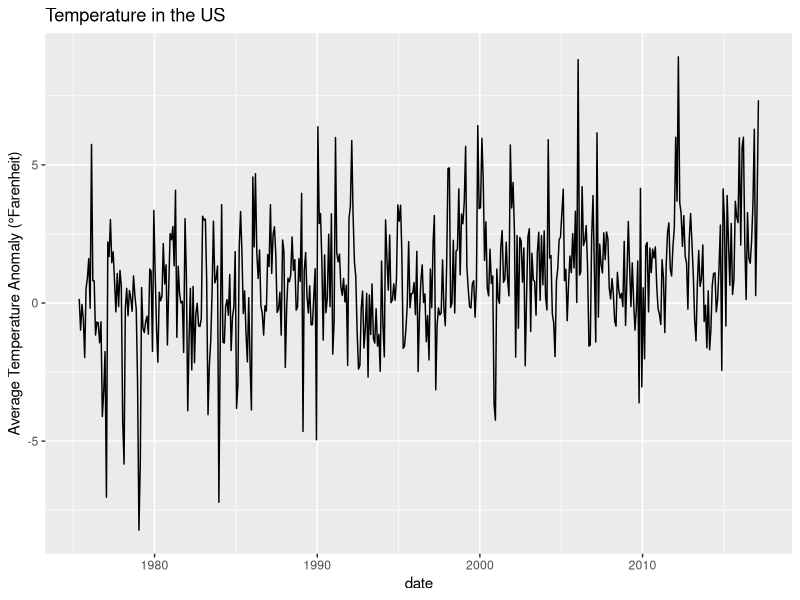
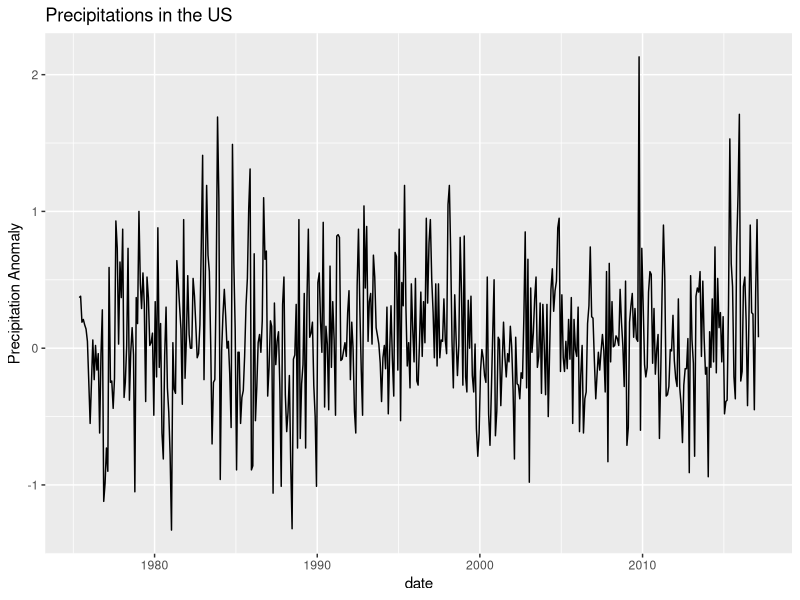
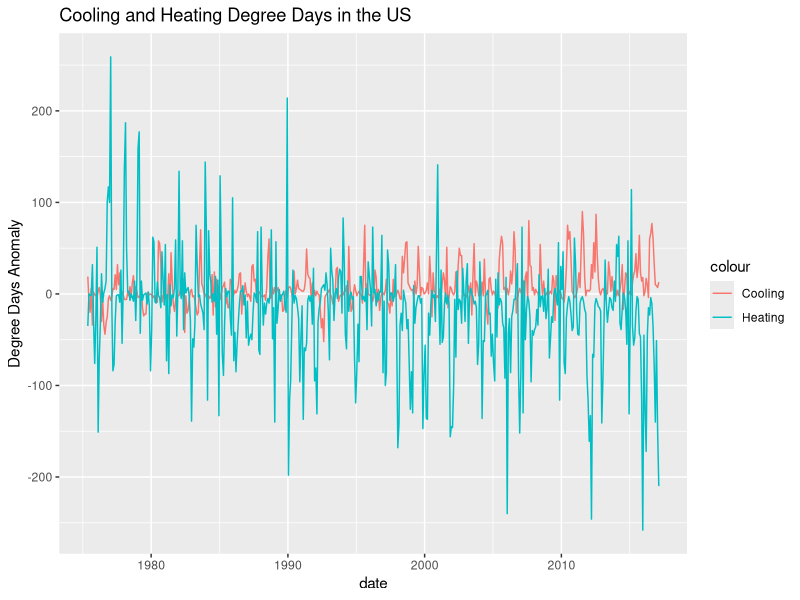
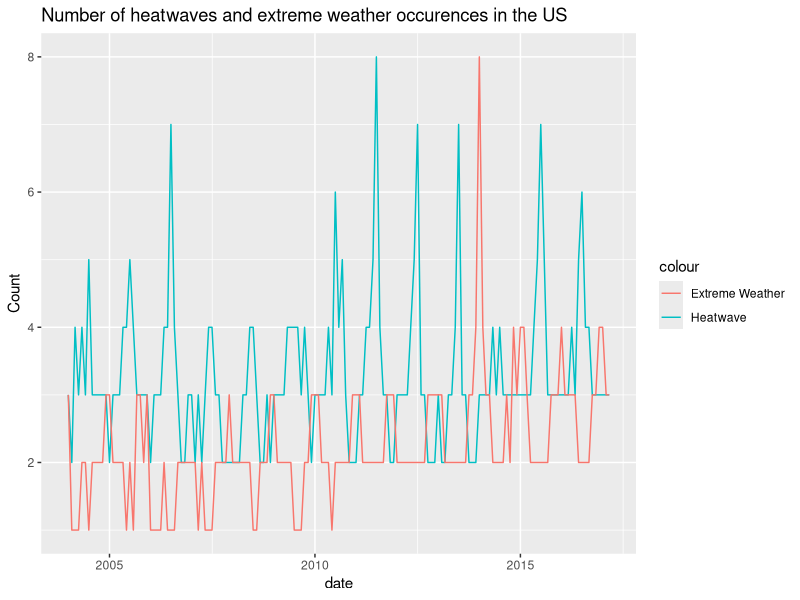
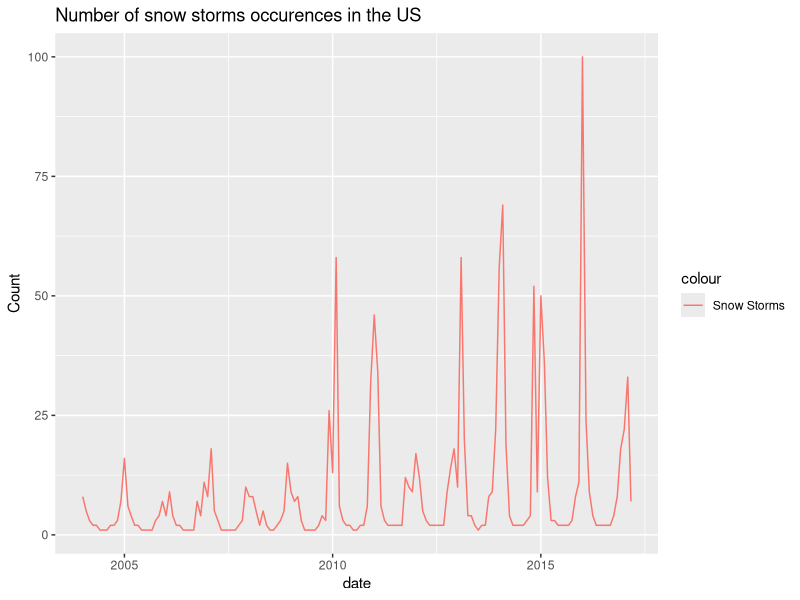

Reproduce these figures in R, in order. (Note: this script raises an error after producing the figures.)
## ---- chunk 1
library(readr)
gas <- na.omit(read_csv("data/gas.csv", col_types = cols(date = col_date(format = "%Y-%m-%d"))))
temp <- read_csv("data/temp.csv", col_types = cols(date = col_date(format = "%Y-%m-%d")))
google <- read_csv("data/google.csv", col_types = cols(date = col_date(format = "%Y-%m-%d")))
## ---- chunk 2
summary(temp)
## ---- chunk 3
summary(google)
## ---- chunk 4
library(ggplot2)
temp_trunc = temp[temp$date >= 1973-01-15,]
ggplot(temp_trunc)+geom_line(aes(x=date, y=av_temp_ano))+
    labs(title = "Temperature in the US",  y = "Average Temperature Anomaly (°Farenheit)")
ggplot(temp_trunc)+geom_line(aes(x=date, y=prec_ano))+
    labs(title = "Precipitations in the US",  y = "Precipitation Anomaly")
ggplot(temp_trunc)+geom_line(aes(x=date, y=cool_days_ano, colour = "Cooling"))+
    geom_line(aes(x=date, y=heat_days_ano, colour ="Heating"))+
    labs(title = "Cooling and Heating Degree Days in the US",  y = "Degree Days Anomaly")
## ---- chunk 5
ggplot(google)+geom_line(aes(x=date, y=heatwave, colour="Heatwave"))+
    geom_line(aes(x=date, y=extreme_weather, colour = "Extreme Weather"))+
    labs(title = "Number of heatwaves and extreme weather occurences in the US",  y = "Count")
## ---- chunk 6
ggplot(google)+geom_line(aes(x=date, y=snow_storm, colour="Snow Storms"))+
    labs(title = "Number of snow storms occurences in the US",  y = "Count")
## ---- chunk 7
gas_temp = merge(gas, temp, by = "date", all.x = TRUE)
gas_goo = merge(gas, google, by = "date", all = FALSE)
all = merge(gas_temp, google, by= "date",  all = FALSE)
## ---- chunk 8
cor(all[,c(3)],all[,-c(1,2,3)])
## ---- chunk 9
corr <- all[,c(3,4,6,8,12,14)]
pairs(corr)
## ---- chunk 10
cor(all[,c(3)],log(all$cool_days_val))
## ---- chunk 11
top_corr <- cbind(all[,c(3,4,6,8,14)], log(all$cool_days_val))
colnames(top_corr) <- c(colnames(all[,c(3,4,6,8,14)]), "cool_days_val")
pairs(top_corr)
## ---- chunk 12
library(forecast)
# test for unit root and number of differences required
ndiffs(all$min_temp_val, alpha=0.05, test=c("kpss"))  
ndiffs(all$heat_days_val, alpha=0.05, test=c("kpss"))  
ndiffs(all$log_gas_cons, alpha=0.05, test=c("kpss"))  
# test for unit roots in seasonality
nsdiffs(all$min_temp_val, m=12, test=c("ocsb"))  
nsdiffs(all$heat_days_val, m=12, test=c("ocsb"))  
nsdiffs(all$log_gas_cons, m=12, test=c("ocsb")) 
# test for unit roots in the first seasonal difference
nsdiffs(diff(all$min_temp_val, lag = 12), m=12, test=c("ocsb")) 
nsdiffs(diff(all$heat_days_val, lag = 12), m=12, test=c("ocsb")) 
nsdiffs(diff(all$log_gas_cons, lag = 12), m=12, test=c("ocsb")) 
## ---- chunk 13
# differenced time series
ds_min_temp_val <- diff(all$min_temp_val, lag = 12)
ds_heat_days_val <- diff(all$heat_days_val, lag = 12)
ds_log_gas_cons <- diff(all$log_gas_cons, lag = 12)

plot.ts(ds_min_temp_val, main = "Diff seasonal min_temp_val")
plot.ts(ds_heat_days_val, main = "Diff seasonal heat_days_val")
plot.ts(ds_log_gas_cons, main = "Diff seasonal log_gas_cons")
## ---- chunk 14
library(lmtest)
# performing the granger causality test
grangertest(ds_log_gas_cons ~ ds_min_temp_val, order = 1)
grangertest(ds_log_gas_cons ~ ds_min_temp_val, order = 2)
grangertest(ds_log_gas_cons ~ ds_min_temp_val, order = 3)
grangertest(ds_log_gas_cons ~ ds_min_temp_val, order = 4)
grangertest(ds_log_gas_cons ~ ds_min_temp_val, order = 7)
grangertest(ds_log_gas_cons ~ ds_min_temp_val, order = 8)
grangertest(ds_log_gas_cons ~ ds_min_temp_val, order = 9)
grangertest(ds_log_gas_cons ~ ds_min_temp_val, order = 10)
grangertest(ds_log_gas_cons ~ ds_min_temp_val, order = 11)

grangertest(ds_log_gas_cons ~ ds_heat_days_val, order = 7)
grangertest(ds_log_gas_cons ~ ds_heat_days_val, order = 11)
## ---- chunk 15
grangertest(ds_min_temp_val ~ ds_log_gas_cons, order = 2)
grangertest(ds_min_temp_val ~ ds_log_gas_cons, order = 3)
grangertest(ds_min_temp_val ~ ds_log_gas_cons, order = 4)
grangertest(ds_min_temp_val ~ ds_log_gas_cons, order = 5)
grangertest(ds_min_temp_val ~ ds_log_gas_cons, order = 7)
grangertest(ds_min_temp_val ~ ds_log_gas_cons, order = 8)
grangertest(ds_min_temp_val ~ ds_log_gas_cons, order = 9)
grangertest(ds_min_temp_val ~ ds_log_gas_cons, order = 10)
grangertest(ds_min_temp_val ~ ds_log_gas_cons, order = 11)

grangertest(ds_heat_days_val ~ ds_log_gas_cons, order = 11)
## ---- chunk 16
extreme <- all[,c(16,17,18)]

# extreme_heat will be 1 when heatwave > mean(heatwave)
extreme_heat <- as.numeric(extreme$heatwave > mean(extreme$heatwave))
# extreme_cold will be 1 when snow_storm > mean(snow_storm) and extreme_weather > mean(extreme_weather)
extreme_cold <- as.numeric(extreme$snow_storm > mean(extreme$snow_storm) & extreme$extreme_weather > mean(extreme$extreme_weather))
## ---- chunk 17
temp <- all[,-c(1,2,3, 16, 17, 18)]
# Apply PCA with scaling = TRUE is highly 
temp.pca <- prcomp(temp,
                 center = TRUE,
                 scale. = TRUE) 
# print method
print(temp.pca)
plot(temp.pca, type = "l")
# summary method
summary(temp.pca)
## ---- chunk 18
cor(all[,c(3)],temp.pca$x)
## ---- chunk 19
test <- cbind(all[,c(3)],temp.pca$x[,c(1,2,3,4,5)])
colnames(test) <- c('LogGasConso', colnames(temp.pca$x[,c(1,2,3,4,5)]))
pairs(test)
## ---- chunk 20
# test for unit root and number of differences required
ndiffs(temp.pca$x[,1], alpha=0.05, test=c("kpss"))  
# test for unit roots in seasonality
nsdiffs(temp.pca$x[,1], m=12, test=c("ocsb"))  
# test for unit roots in the first seasonal difference
nsdiffs(diff(temp.pca$x[,1], lag = 12), m=12, test=c("ocsb")) 

# Doing the difference
ds_pca <- diff(temp.pca$x[,1], lag = 12)

# Plots
plot.ts(ds_pca, main = "Diff seasonal PC1")
plot.ts(ds_log_gas_cons, main = "Diff seasonal log_gas_cons")
## ---- chunk 21
grangertest(ds_log_gas_cons ~ ds_pca, order = 11)
